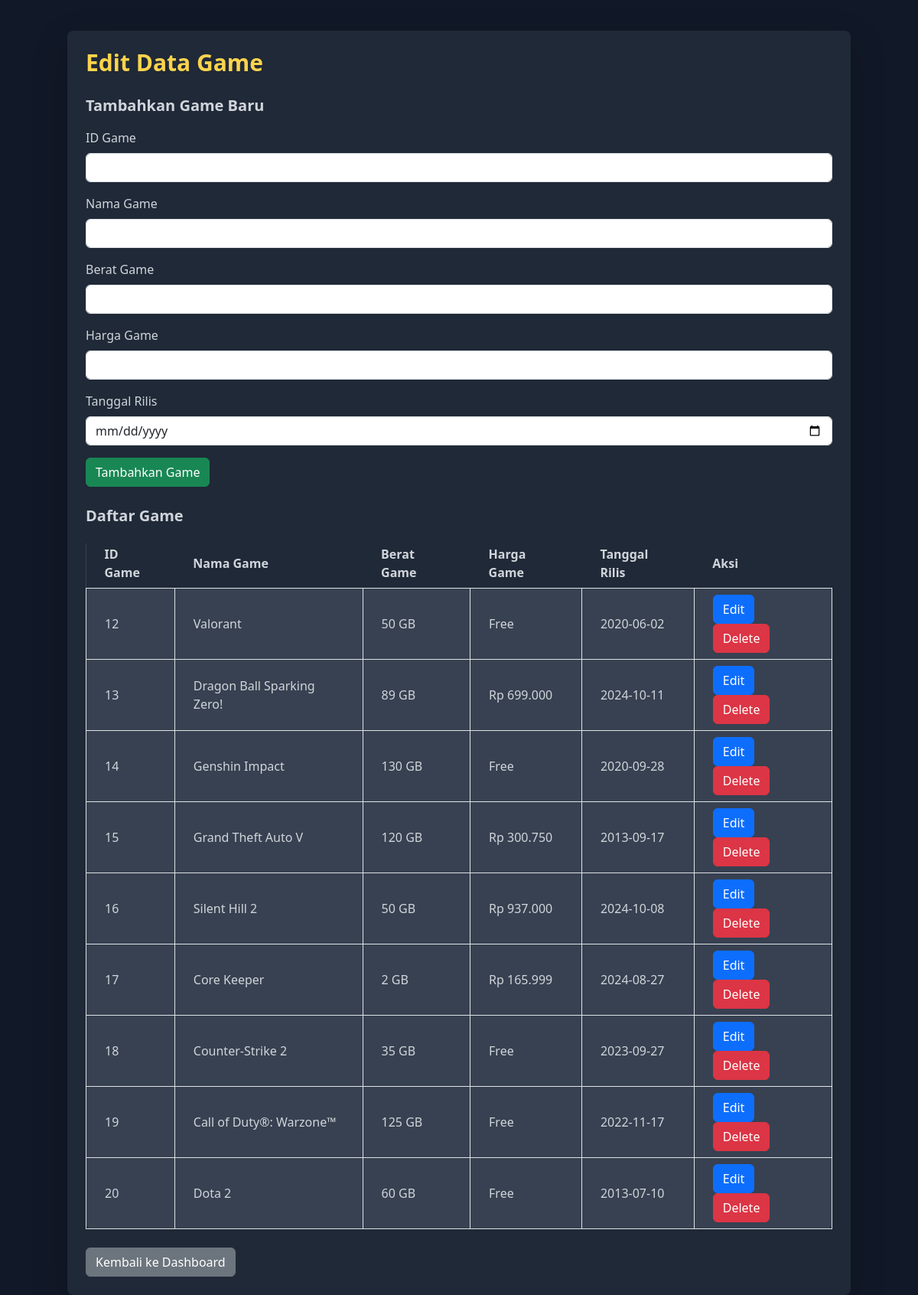
The page /edit_data.php (signed in) on the database its author committed.
### tables this page shows
CREATE TABLE `uts` (
  `id` int(11) NOT NULL,
  `nama_game` varchar(50) NOT NULL,
  `berat_game` varchar(50) NOT NULL,
  `harga_game` varchar(50) NOT NULL,
  `tgl_rilis` date NOT NULL
);

### edit_data.php (the view, shortened to what this page needs)
<?php
$servername = "localhost";
$username = "root";
$password = "";
$dbname = "tugas";
$conn = new mysqli($servername, $username, $password, $dbname);
$sql = "SELECT * FROM uts";
$result = $conn->query($sql);
?>
<!DOCTYPE html>
<html lang="en">
<head>
    <link href="https://cdn.jsdelivr.net/npm/bootstrap@5.3.0/dist/css/bootstrap.min.css" rel="stylesheet">
    <link href="https://cdn.jsdelivr.net/npm/tailwindcss@2.2.19/dist/tailwind.min.css" rel="stylesheet">
</head>
<body class="bg-gray-900 text-gray-300">
    <div class="container mx-auto mt-10 p-6 bg-gray-800 rounded-lg shadow-lg">
        <h1 class="text-3xl font-bold mb-4 text-yellow-300">Edit Data Game</h1>
        <h2 class="text-xl font-semibold mb-3">Tambahkan Game Baru</h2>
        <form method="POST" class="mb-6">
            <div class="mb-3">
                <label for="game_id" class="form-label">ID Game</label>
                <input type="number" class="form-control" name="game_id" required>
            </div>
            <div class="mb-3">
                <label for="nama_game" class="form-label">Nama Game</label>
                <input type="text" class="form-control" name="nama_game" required>
            </div>
            <div class="mb-3">
                <label for="berat_game" class="form-label">Berat Game</label>
                <input type="text" class="form-control" name="berat_game" required>
            </div>
            <div class="mb-3">
                <label for="harga_game" class="form-label">Harga Game</label>
                <input type="text" class="form-control" name="harga_game" required>
            </div>
            <div class="mb-3">
                <label for="tgl_rilis" class="form-label">Tanggal Rilis</label>
                <input type="date" class="form-control" name="tgl_rilis" required>
            </div>
            <button type="submit" name="add_game" class="btn btn-success">Tambahkan Game</button>
        </form>
        <h2 class="text-xl font-semibold mb-3">Daftar Game</h2>
        <div class="overflow-x-auto">
            <table class="table-auto w-full bg-gray-700 rounded-lg shadow-md">
                <thead class="bg-gray-800">
                    <tr>
                        <th class="px-4 py-2">ID Game</th>
                        <th class="px-4 py-2">Nama Game</th>
                        <th class="px-4 py-2">Berat Game</th>
                        <th class="px-4 py-2">Harga Game</th>
                        <th class="px-4 py-2">Tanggal Rilis</th>
                        <th class="px-4 py-2">Aksi</th>
                    </tr>
                </thead>
                <tbody>
                    <?php while ($game = $result->fetch_assoc()) { ?>
                        <tr class="hover:bg-gray-600">
                            <td class="border px-4 py-2"><?= $game['id']; ?></td>
                            <td class="border px-4 py-2"><?= $game['nama_game']; ?></td>
                            <td class="border px-4 py-2"><?= $game['berat_game']; ?></td>
                            <td class="border px-4 py-2"><?= $game['harga_game']; ?></td>
                            <td class="border px-4 py-2"><?= $game['tgl_rilis']; ?></td>
                            <td class="border px-4 py-2">
                                <button class="btn btn-primary" data-bs-toggle="modal" data-bs-target="#editModal<?= $game['id']; ?>">Edit</button>
                                <a href="edit_data.php?delete=<?= $game['id']; ?>" class="btn btn-danger" onclick="return confirm('Apakah Anda yakin ingin menghapus game ini?')">Delete</a>
                            </td>
                        </tr>
                    <?php } ?>
                </tbody>
            </table>
        </div>
        <a href="dashboard.php" class="btn btn-secondary mt-4">Kembali ke Dashboard</a>
    </div>
</body>
</html>

### rows shown on the page
uts: id "12", nama_game "Valorant", berat_game "50 GB", harga_game "Free", tgl_rilis "2020-06-02"
uts: id "13", nama_game "Dragon Ball Sparking Zero!", berat_game "89 GB", harga_game "Rp 699.000", tgl_rilis "2024-10-11"
uts: id "14", nama_game "Genshin Impact", berat_game "130 GB", harga_game "Free", tgl_rilis "2020-09-28"
uts: id "15", nama_game "Grand Theft Auto V", berat_game "120 GB", harga_game "Rp 300.750", tgl_rilis "2013-09-17"
uts: id "16", nama_game "Silent Hill 2", berat_game "50 GB", harga_game "Rp 937.000", tgl_rilis "2024-10-08"
uts: id "17", nama_game "Core Keeper", berat_game "2 GB", harga_game "Rp 165.999", tgl_rilis "2024-08-27"
uts: id "18", nama_game "Counter-Strike 2", berat_game "35 GB", harga_game "Free", tgl_rilis "2023-09-27"
uts: id "19", nama_game "Call of Duty®: Warzone™", berat_game "125 GB", harga_game "Free", tgl_rilis "2022-11-17"
uts: id "20", nama_game "Dota 2", berat_game "60 GB", harga_game "Free", tgl_rilis "2013-07-10"
